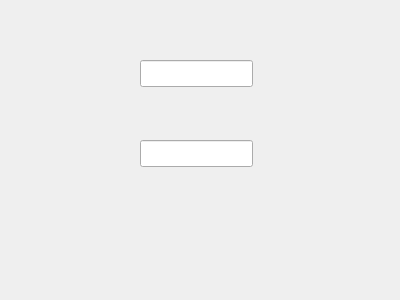
<?xml version="1.0" encoding="UTF-8"?>
<ui version="4.0">
 <class>myTimer</class>
 <widget class="QWidget" name="myTimer">
  <property name="geometry">
   <rect>
    <x>0</x>
    <y>0</y>
    <width>400</width>
    <height>300</height>
   </rect>
  </property>
  <property name="windowTitle">
   <string>myTimer</string>
  </property>
  <widget class="QLineEdit" name="lineEdit">
   <property name="geometry">
    <rect>
     <x>140</x>
     <y>60</y>
     <width>113</width>
     <height>27</height>
    </rect>
   </property>
  </widget>
  <widget class="QLineEdit" name="lineEdit_2">
   <property name="geometry">
    <rect>
     <x>140</x>
     <y>140</y>
     <width>113</width>
     <height>27</height>
    </rect>
   </property>
  </widget>
 </widget>
 <layoutdefault spacing="6" margin="11"/>
 <resources/>
 <connections/>
</ui>
